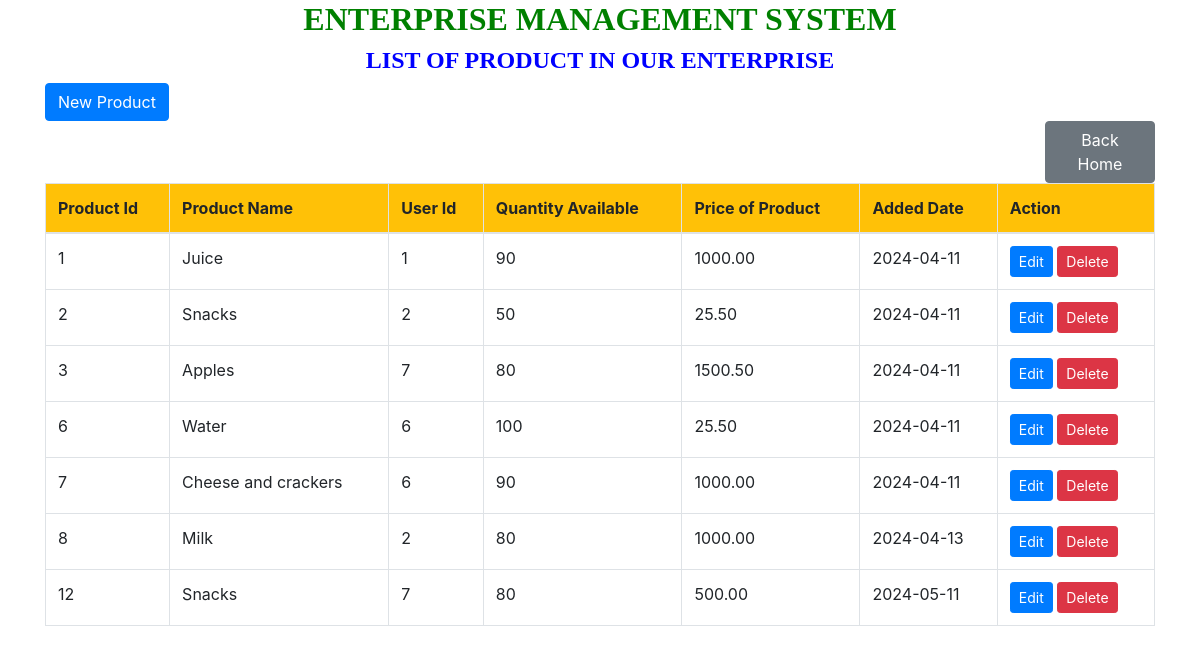
/viewproduct.php, run on the app's committed database.
### tables this page shows
CREATE TABLE `product` (
  `product_id` int(11) NOT NULL,
  `productname` varchar(100) DEFAULT NULL,
  `user_id` int(11) DEFAULT NULL,
  `quantityavailable` int(11) DEFAULT NULL,
  `price` decimal(10,2) DEFAULT NULL,
  `add_date` date NOT NULL DEFAULT current_timestamp()
);

### viewproduct.php (the view, shortened to what this page needs)
<!DOCTYPE html>
<html>
<head>
    <link href="https://stackpath.bootstrapcdn.com/bootstrap/4.5.2/css/bootstrap.min.css" rel="stylesheet">
</head>
<body>
    <div class="container">
        <h2 style="text-align: center; font-family: century; font-weight: bold; color: green;">ENTERPRISE MANAGEMENT SYSTEM</h2>
        <h4 style="text-align: center; font-family: century; font-weight: bold; color:blue;">LIST OF PRODUCT IN OUR ENTERPRISE</h4>
        <a href="products.php" class="btn btn-primary" style="margin-top: 0px;">New Product</a>
        <a href="home.php" class="btn btn-secondary" style="margin-left: 1000px;">Back Home</a>
        <table class="table table-bordered">
            <thead class="bg-warning">
                <tr>
                    <th>Product Id</th>
                    <th>Product Name</th>
                    <th>User Id</th>
                    <th>Quantity Available</th>
                    <th>Price of Product</th>
                    <th>Added Date</th>
                    <th>Action</th>
                </tr>
            </thead>
            <tbody>
                <?php
                include "dbconnection.php";
                $sql = "SELECT * FROM product";
                $result = $connection->query($sql);
                while ($row = $result->fetch_assoc()) {
                    echo "
                    <tr>
                        <td>{$row['product_id']}</td>
                        <td>{$row['productname']}</td>
                        <td>{$row['user_id']}</td>
                        <td>{$row['quantityavailable']}</td>
                        <td>{$row['price']}</td>
                        <td>{$row['add_date']}</td>
                        <td>
                            <a href='/Enterprise_management_system/editproduct.php?product_id={$row['product_id']}' class='btn btn-primary btn-sm'>Edit</a>
                            <a href='/Enterprise_management_system/deleteproduct.php?product_id={$row['product_id']}' class='btn btn-danger btn-sm'>Delete</a>
                        </td>
                    </tr>
                    ";
                }
                ?>
            </tbody>
        </table>
    </div>
</body>
</html>

### data on the page
product: product_id "1", productname "Juice", user "1", quantityavailable "90", price "1000.00", add_date "2024-04-11"
product: product_id "2", productname "Snacks", user "2", quantityavailable "50", price "25.50", add_date "2024-04-11"
product: product_id "3", productname "Apples", user "7", quantityavailable "80", price "1500.50", add_date "2024-04-11"
product: product_id "6", productname "Water", user "6", quantityavailable "100", price "25.50", add_date "2024-04-11"
product: product_id "7", productname "Cheese and crackers", user "6", quantityavailable "90", price "1000.00", add_date "2024-04-11"
product: product_id "8", productname "Milk", user "2", quantityavailable "80", price "1000.00", add_date "2024-04-13"
product: product_id "12", productname "Snacks", user "7", quantityavailable "80", price "500.00", add_date "2024-05-11"
